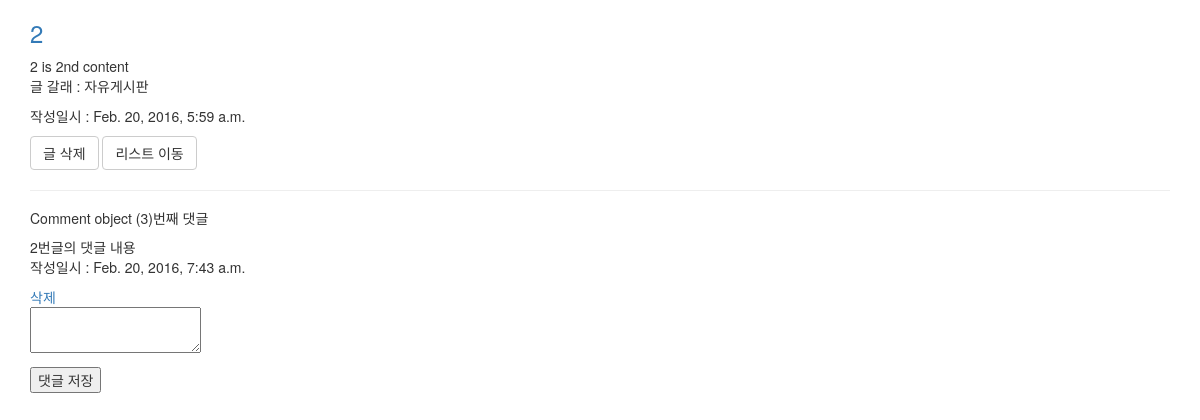
Page /posts/2/ on the committed database.
### blog/models.py (models this page shows, shortened)
class Post(models.Model):
	title = models.CharField(max_length=200)
	contents = models.TextField()
	tags = models.ManyToManyField('Tag')
	category = models.ForeignKey(Category, null = True)
	created_at = models.DateTimeField(auto_now_add = True)
	updated_at = models.DateTimeField(auto_now = True)
	is_model_field = False

class Category(models.Model):
	name = models.CharField(max_length=40)

class Comment(models.Model):
	post = models.ForeignKey(Post)
	content = models.TextField(max_length=500)
	created_at = models.DateTimeField(auto_now_add = True)
	updated_at = models.DateTimeField(auto_now = True)

### blog/views.py (the view)
# urls.py: url(r'^posts/(?P<pk>[0-9]+)/$', blog_views.view_post, name='view_post'),
def view_post(request, pk):
	the_post = get_object_or_404(Post, pk=pk)
	if request.method == 'GET':
		pass
	elif request.method == 'POST':
		new_comment = Comment()
		new_comment.content = request.POST.get('content')
		new_comment.post_id = pk
		new_comment.save()
		return redirect('view_post', pk=pk)
	return render(request, 'view_posts.html', {
		'post': the_post,
		})

### blog/templates/view_posts.html (shortened to what this page needs)
{% extends 'blog_layout.html' %}
{% load bootstrap3 %}
{% block content %}
	<div class = 'post_container'>
		<h3> <a href="/posts/{{post.pk}}/">{{post.title}} </a></h3>
		<div class = 'post_content'>
			{{post.contents}}
		</div>
		<div>
			<p> 글 갈래 : {{post.category.name}}</p>
			<p> 작성일시 : {{post.created_at}}</p>
		</div>
		<a class="btn btn-default" href="/posts/{{post.pk}}/delete"> 글 삭제 </a>
		<a class="btn btn-default" href="/"> 리스트 이동  </a>
		<hr/>
		{% for comment in post.comment_set.all %}
		<div class = 'comment_container'>
			<h5> {{comment}}번째 댓글</h5>
			<div class = 'comment_content'>
				{{comment.content}}
			</div>
			<div>
				<p> 작성일시 : {{comment.created_at}}</p>
			</div>
			<a href ="/posts/{{post.pk}}/delete_comment/{{comment.pk}}"> 삭제 </a>
		</div>
		{% empty %}
		<p> 댓글이 전혀 없습니다. </p>
		{% endfor %}
	</div>
	<form method="POST" action="">
		<p>
		<textarea name="content"></textarea>
		</p>
		<p>
		<button type = "submit">댓글 저장</button>
		</p>
	</form>
{% endblock %}

### rows in the picture
Post: title "2", contents "2 is 2nd content", category.name "자유게시판", created_at "Feb. 20, 2016, 5:59 a.m."
Comment: id "Comment object (3)", content "2번글의 댓글 내용", created_at "Feb. 20, 2016, 7:43 a.m."
